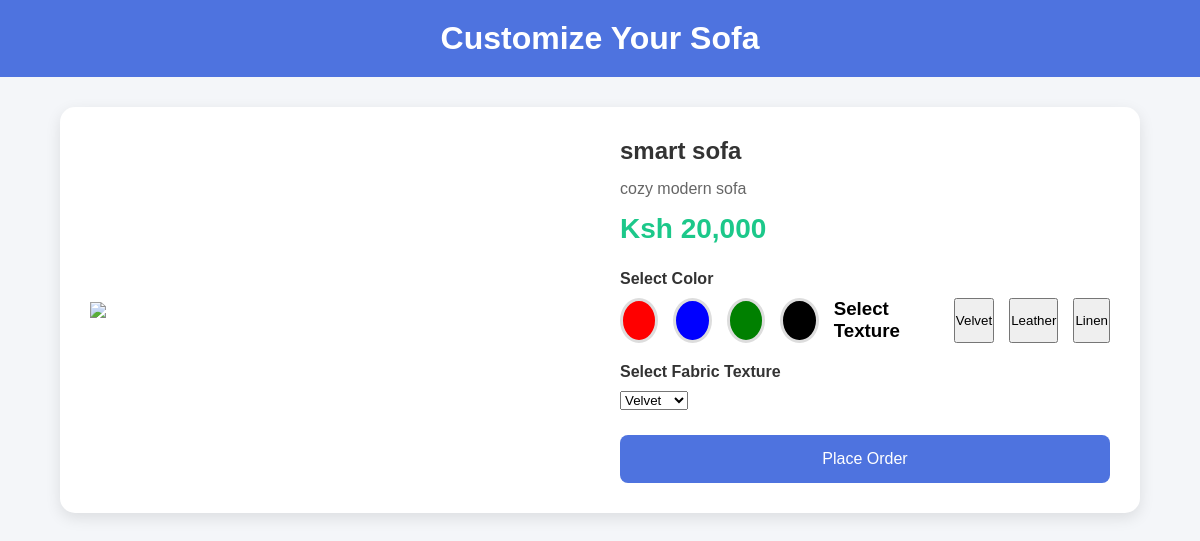
Page /customize.php?id=4 on the committed database.
### tables this page shows
CREATE TABLE `products` (
  `id` int(11) NOT NULL,
  `name` text NOT NULL,
  `description` varchar(255) NOT NULL,
  `price` int(50) NOT NULL,
  `image` varchar(255) NOT NULL
);

### customize.php (the view, shortened to what this page needs)
<?php
include("config/db.php");
$id = $_GET['id'];
$product = mysqli_query($conn,"SELECT * FROM products WHERE id='$id'");
$row = mysqli_fetch_assoc($product);
?>
<!DOCTYPE html>
<html>
<head>
</head>
<body>
<div class="header">
    <h1>Customize Your Sofa</h1>
</div>
<div class="container">
   <div class="sofa-preview">
    <div id="textureLayer"></div>
</div>
    <div class="details">
        <h2><?php echo $row['name']; ?></h2>
        <p><?php echo $row['description']; ?></p>
        <div class="price">
            Ksh <?php echo number_format($row['price']); ?>
        </div>
        <div class="section-title">
            Select Color
        </div>
        <div class="colors">
            <button class="color-btn red"
onclick="changeColor('red')"></button>
<button class="color-btn blue"
onclick="changeColor('blue')"></button>
<button class="color-btn green"
onclick="changeColor('green')"></button>
<button class="color-btn black"
onclick="changeColor('black')"></button>
<h3>Select Texture</h3>
<button onclick="changeTexture('velvet')">
Velvet
</button>
<button onclick="changeTexture('leather')">
Leather
</button>
<button onclick="changeTexture('linen')">
Linen
</button>
        </div>
        <div class="section-title">
            Select Fabric Texture
        </div>
        <select class="texture">
            <option>Velvet</option>
        </select>
       <form action="place_order.php" method="POST">
    <button type="submit" class="order-btn">
        Place Order
    </button>
</form>
    </div>
</div>
</body>
</html>

### customize.php (style rules this page uses)
* { margin:0; padding:0; box-sizing:border-box; font-family:Arial, sans-serif; }
body { background:#f4f6f9; }
.header { background:#4e73df; color:white; text-align:center; padding:20px; }
.container { width:90%; max-width:1100px; margin:30px auto; display:flex; gap:30px; background:white; padding:30px; border-radius:15px; box-shadow:0 5px 15px rgba(0,0,0,0.1); }
.sofa-preview { position:relative; width:500px; margin:auto; }
#textureLayer { position:absolute; top:0; left:0; width:100%; height:100%; background-image:url('assets/images/textures/velvet.jpg'); background-size:cover; background-position:center; opacity:0.9; mix-blend-mode:overlay; -webkit-mask-image:url('assets/masks/sofa-mask.svg'); -webkit-mask-repeat:no-repeat; -webkit-mask-size:contain; -webkit-mask-position:center; mask-image:url('assets/masks/sofa-mask.svg'); mask-repeat:no-repeat; mask-size:contain; mask-position:center; }
.details { flex:1; }
.details h2 { margin-bottom:15px; color:#333; }
.details p { color:#666; margin-bottom:15px; }
.price { font-size:28px; color:#1cc88a; font-weight:bold; margin-bottom:25px; }
.section-title { margin-top:20px; margin-bottom:10px; font-weight:bold; color:#333; }
.colors { display:flex; gap:15px; margin-bottom:20px; }
.color-btn { width:45px; height:45px; border-radius:50%; border:3px solid #ddd; cursor:pointer; }
.red { background:red; }
.blue { background:blue; }
.green { background:green; }
.black { background:black; }
.order-btn { margin-top:25px; width:100%; padding:15px; background:#4e73df; color:white; border:none; border-radius:8px; font-size:16px; cursor:pointer; }

### rows in the picture
products: name "smart sofa", description "cozy modern sofa", price "20,000"
